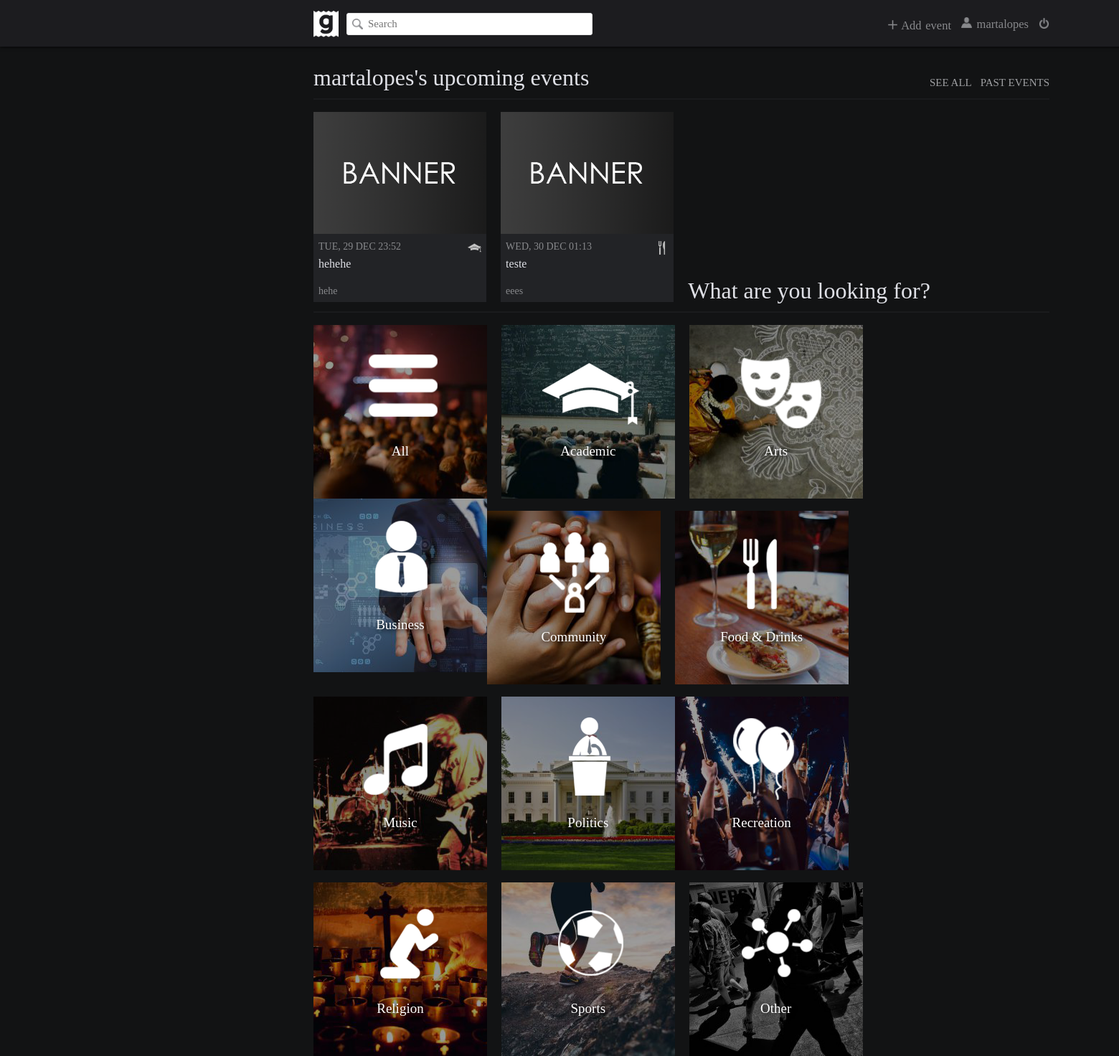
Before: /index.php?page=main (signed in) with the older database file.
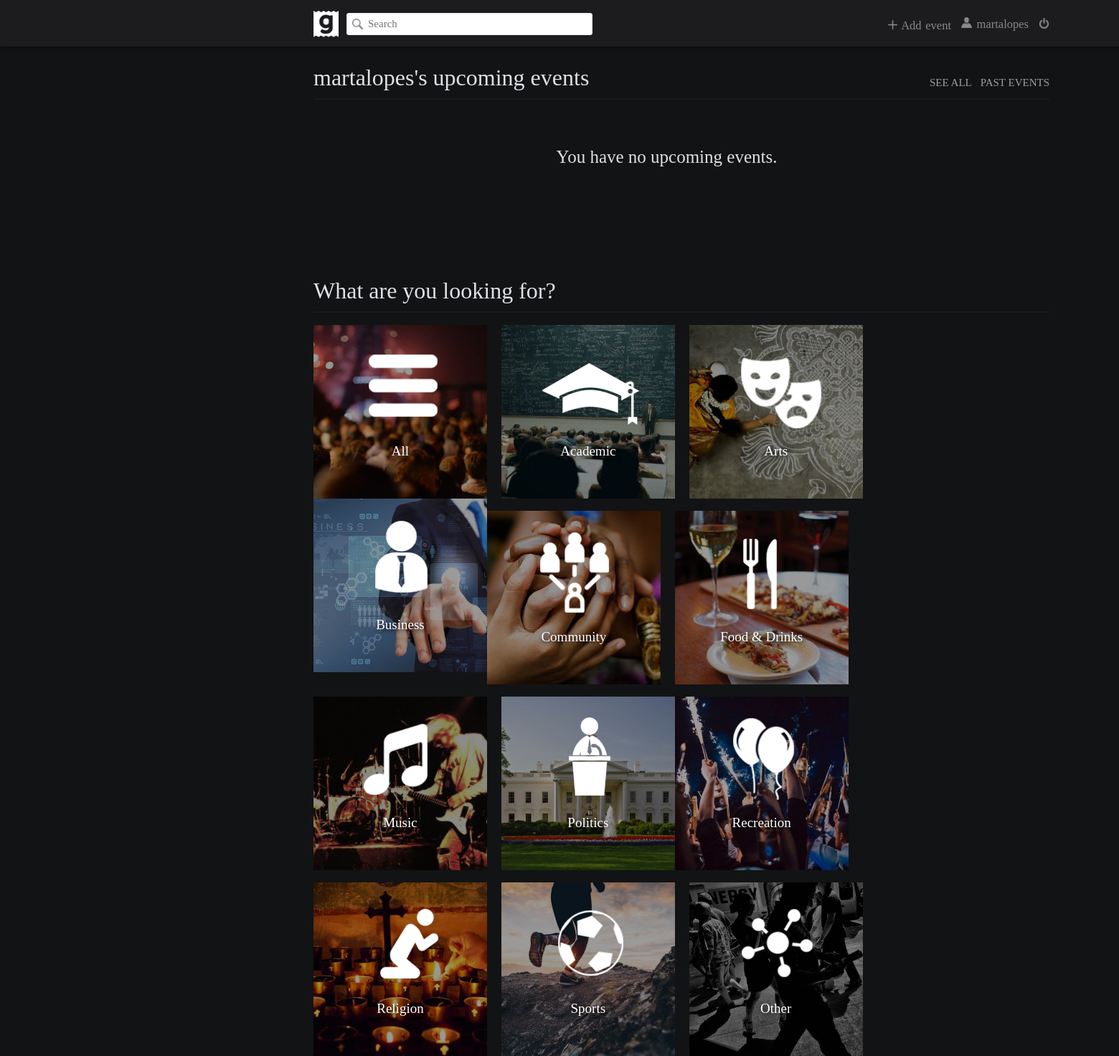
After: the same page with the newer database file.
### tables this page shows
CREATE TABLE Events (
	eventID INTEGER PRIMARY KEY AUTOINCREMENT,
	host TEXT NOT NULL,
	banner TEXT,
	name TEXT NOT NULL,
	eventDate DATE NOT NULL,
	location TEXT NOT NULL,
	description TEXT,
	private BOOLEAN,
	type TEXT NOT NULL
);

### database/upcomingevents.php (called while the page is built, shortened)
<?php
    include_once('connection_external.php');
    include('utilities.php');
    function sortFunction( $a, $b ) {
	    return strtotime($a['eventDate']) - strtotime($b['eventDate']);
	}
	function getUserUpcomingEvents() {
		global $db;
		$stmt = $db->prepare('SELECT * FROM EventGuests WHERE userID = ? AND status = ?');
		$stmt->execute(array($_SESSION['userID'], "going"));
		$events = $stmt->fetchAll();
	  	$upcoming_events = array();
		if (!empty($events)) {
			$today = date("Y-m-d H:i");
			foreach ($events as $event) {
				$event_info = getEventByID($event['eventID']);
				if ($event_info['eventDate'] > $today)
					$upcoming_events[] = $event_info;
			}
		}
		usort($upcoming_events, "sortFunction");
		return $upcoming_events;
	}
?>

### database/utilities.php (called while the page is built, shortened)
<?php
	function getEventByID($event_id) {
		global $db;
		$stmt = $db->prepare('SELECT * FROM Events WHERE eventID = ?');
		$stmt->execute(array($event_id));
		return $stmt->fetch();
	}
?>

### pages/main.php (the view, shortened to what this page needs)
	<link rel="stylesheet" href="css/main.css">
	<link rel="stylesheet" href="css/navbar.css">
</head>
<body>
	<?php include('navbar.php') ?>
  	<div id="user-upcoming-events-container">
  		<div><div id="title-right"><a href="../index.php?page=userevents&filter=past">PAST EVENTS</a> <a href="../index.php?page=userevents&filter=upcoming">SEE ALL</a></div>
	  	<div id="upcoming-events-title"><?= $_SESSION['username'] ?>'s upcoming events</div></div>
  		<div class="line-divisor"></div>
		<?php
			include('database/upcomingevents.php');
			$upcoming_events = getUserUpcomingEvents();
			if (empty($upcoming_events))
				echo '<div class="no-upcoming-events">You have no upcoming events.</div>';
			else
				foreach (array_slice($upcoming_events, 0, 4) as $event) {
		?>
		<div class="event-container">
			<div class="event-banner" style='background: url("<?php echo $event['banner']?>") 50% 50% no-repeat; background-size: cover;'>
			</div>
			<div class="event-type"><img src="../images/<?php echo $event['type']?>.png" height="19" width="19" title="<?php echo $event['type']?>"></div>
			<div class="event-date"><?php echo strtoupper(date("D, j M H:i", strtotime($event['eventDate'])))?></div>
			<div class="event-name"><a href="../index.php?page=event&id=<?php echo $event['eventID'] ?>"><?php echo $event['name'] ?></a></div>
			<div class="event-location"><?php echo $event['location'] ?></div>
		</div>
		<?php } ?>
  	</div>
  	<div id="upcoming-events-container">
  		<div id="all-events-title">What are you looking for?</div>
  		<div class="line-divisor"></div>
  		<div onclick="location.href='../index.php?page=search&type=All&filter=upcoming';" class="type-images" style='background: url("../images/allevents.png") 50% 50% no-repeat;'>
  			<a href="../index.php?page=search&type=All&filter=upcoming">All</a>
  		</div>
  		<div onclick="location.href='../index.php?page=search&type=Academic&filter=upcoming';" class="type-images" style='background: url("../images/academicevent.png") 50% 50% no-repeat;'>
  			<a href="../index.php?page=search&type=Academic&filter=upcoming">Academic</a>
  		</div>
  		<div onclick="location.href='../index.php?page=search&type=Arts&filter=upcoming';" class="type-images" style='background: url("../images/artsevent.png") 50% 50% no-repeat;'>
  			<a href="../index.php?page=search&type=Arts&filter=upcoming">Arts</a>
  		</div>
  		<div onclick="location.href='../index.php?page=search&type=Business&filter=upcoming';" class="type-images" style='background: url("../images/businessevent.png") 50% 50% no-repeat;'>
  			<a href="../index.php?page=search&type=Business&filter=upcoming">Business</a>
  		</div>
  		<div onclick="location.href='../index.php?page=search&type=Community&filter=upcoming';" class="type-images" style='background: url("../images/communityevent.png") 50% 50% no-repeat;'>
  			<a href="../index.php?page=search&type=Community&filter=upcoming">Community</a>
  		</div>
  		<div onclick="location.href='../index.php?page=search&type=Food%20%26%20Drinks&filter=upcoming';" class="type-images" style='background: url("../images/eatingevent.png") 50% 50% no-repeat;'>
  			<a href="../index.php?page=search&type=Food%20%26%20Drinks&filter=upcoming">Food & Drinks</a>
  		</div>
  		<div onclick="location.href='../index.php?page=search&type=Music&filter=upcoming';" class="type-images" style='background: url("../images/musicevent.png") 50% 50% no-repeat;'>
  			<a href="../index.php?page=search&type=Music&filter=upcoming">Music</a>
  		</div>
  		<div onclick="location.href='../index.php?page=search&type=Politics&filter=upcoming';" class="type-images" style='background: url("../images/politicevent.png") 50% 50% no-repeat;'>
  			<a href="../index.php?page=search&type=Politics&filter=upcoming">Politics</a>
  		</div>
  		<div onclick="location.href='../index.php?page=search&type=Recreation&filter=upcoming';" class="type-images" style='background: url("../images/Recreationevent.png") 50% 50% no-repeat;'>
  			<a href="../index.php?page=search&type=Recreation&filter=upcoming">Recreation</a>
  		</div>
  		<div onclick="location.href='../index.php?page=search&type=Religious&filter=upcoming';" class="type-images" style='background: url("../images/religiousevent.png") 50% 50% no-repeat;'>
  			<a href="../index.php?page=search&type=Religious&filter=upcoming">Religion</a>
  		</div>
  		<div onclick="location.href='../index.php?page=search&type=Sports&filter=upcoming';" class="type-images" style='background: url("../images/sportsevent.png") 50% 50% no-repeat;'>
  			<a href="../index.php?page=search&type=Sports&filter=upcoming">Sports</a>
  		</div>
  		<div onclick="location.href='../index.php?page=search&type=Other&filter=upcoming';" class="type-images" style='background: url("../images/otherevent.png") 50% 50% no-repeat;'>
  			<a href="../index.php?page=search&type=Other&filter=upcoming">Other</a>
  		</div>
  	</div>

### pages/header.php (shortened to what this page needs)
<!DOCTYPE html>
<html lang="en">
<head>
	<link rel="stylesheet" href="css/footer.css">

### index.php (shortened to what this page needs)
<?php
	include('pages/header.php');
	$redirectTo = isset($_GET['page']) ? $_GET['page'] : 'signIn';
	switch($redirectTo) {
		case 'main':
			include('pages/main.php');
			break;
	}
	include 'pages/footer.php';
?>

### pages/navbar.php (shortened to what this page needs)
<div id="header">
	<a href="../index.php?page=main"><img id="site-logo" src="../images/logas.png" alt="Site logo" height="37" width="35"></a>
	<form id="search-bar" action="../index.php?page=main" method="post">
		<input id="search-box" type="text" placeholder="Search">
	</form>
	<a id="logout-button" href="../database/logout.php"><img  src="../images/logout.png" alt="Logout" height="15" width="15" title="Logout"></a>
	<a id="username" href="#"><img  src="../images/user.png" alt="Logout" height="15" width="15"> <?= $_SESSION['username'] ?></a>
	<div id="add-event-button"><img  src="../images/addEvent.png" alt="Logout" height="13" width="13"> Add event</div>
 	</div>

### pages/footer.php
</body>
</html>

### css/main.css (style rules this page uses)
#user-upcoming-events-container { width: 54%; height: auto; min-height: 280px; position: relative; left: 23%; margin-top: 25px; z-index: 3; }
#upcoming-events-title, #all-events-title { color: #DFE0E6; font-family: 'Proxima Nova Light'; font-size: 32px; }
#title-right a { color: #9fa0a3; font-family: 'Proxima Nova Light'; float: right; margin-top: 17px; margin-bottom: 0; font-size: 15px; text-decoration: none; }
#title-right a:not(:first-child) { margin-right: 12px; }
.no-upcoming-events { position: absolute; color: #DFE0E6; font-family: 'Proxima Nova Light'; text-align: center; font-size: 25px; top: 115px; left: 33%; }
.line-divisor { background-color: #1A1B1D; width: 100%; height: 2px; margin-top: 10px; margin-bottom: 17px; }
#upcoming-events-container { width: 54%; height: 345px; position: relative; left: 23%; margin-top: 17px; z-index: 3; margin-bottom: 26%; }
.type-images { position: relative; float: left; background-size: contain; width: 241.9px; height: 241.9px; text-align: center; cursor: pointer; }
.type-images:nth-child(n+7) { margin-top: 17px; }
.type-images:not(:nth-child(4n+2)) { margin-right: 20px; }
.type-images a { font-family: 'Proxima Nova Light'; font-size: 19px; text-decoration: none; color: white; display:inline-block; margin-top: 165px; text-shadow: 2px 2px 6px rgba(0, 0, 0, 1); }
.event-container { position: relative; background-color: #222326; width: 23.5%; height: 265px; white-space: nowrap; float: left; }
.event-container:not(:nth-child(4n+2)) { margin-right: 20px; }
.event-banner { width: 100%; height: 170px; }
.event-type { position: absolute; float: right; margin-left: 215px; margin-top: 10px; }
.event-date { font-family: 'Proxima Nova Light'; font-size: 14px; color: #88898C; padding: 7px; padding-top: 10px; }
.event-name { white-space: normal; overflow: hidden; }
.event-name a { font-size: 16px; padding-left: 7px; padding-right: 7px; color: #DFE0E6; height: 34px; overflow: hidden; text-decoration: none; }
.event-location { font-family: 'Proxima Nova Light'; font-size: 14px; color: #88898C; padding-left: 7px; padding-top: 21px; padding-right: 7px; overflow: hidden; text-overflow: ellipsis; }

### css/navbar.css (style rules this page uses)
html, body { font-family: 'Proxima Nova'; height: 100%; width: 100%; min-width: 1900px; margin: auto; padding: 0; background-color: #121314; display: none; }
#header { position: relative; top: 0px; left: 0px; width: 100%; background-color: #1C1C1F; height: 65px; overflow: hidden; z-index: 1000; box-shadow: 0px 0px 5px black; }
#logout-button { margin-top: 24.5px; float: right; position: relative; right: 23%; z-index: 1; color: #88898C; text-decoration: none; font-size: 17px; }
#add-event-button { margin-top: 25.5px; margin-right: 14px; float: right; position: relative; right: 23%; z-index: 1; color: #88898C; text-decoration: none; font-size: 16.5px; cursor: pointer; word-spacing: 1.5px; }
#username { position: relative; float: right; right: 23%; color: #88898C; margin-top: 23.5px; margin-right: 14px; text-decoration: none; z-index: 1; font-size: 16.5px; word-spacing: 2.5px; }
#site-logo { margin-top: 15px; margin-right: 9px; float: left; position: relative; left: 23%; }
#search-bar { float: left; position: relative; left: 23%; margin-top: 17.5px; margin-left: 2px; z-index: 2; }
#search-box { height: 27px; width: 330px; top: 50%; padding-left: 9px; border-width: thin; font-size: 15px; font-weight: 400; font-family: 'Proxima Nova'; border: solid 1px #E3E3E3; border-radius: 3px; background-image: url("../images/mglass.png"); background-size: 15px 15px; background-position: left center; background-position: 7px; background-repeat: no-repeat; text-indent: 20px; }

Changed rows visible on the page:
removed events: banner (picture), type (picture), eventDate "TUE, 29 DEC 23:52", name "hehehe", location "hehe"
removed events: banner (picture), type (picture), eventDate "WED, 30 DEC 01:13", name "teste", location "eees"
Other visible differences:
text now shown: "You have no upcoming events."
